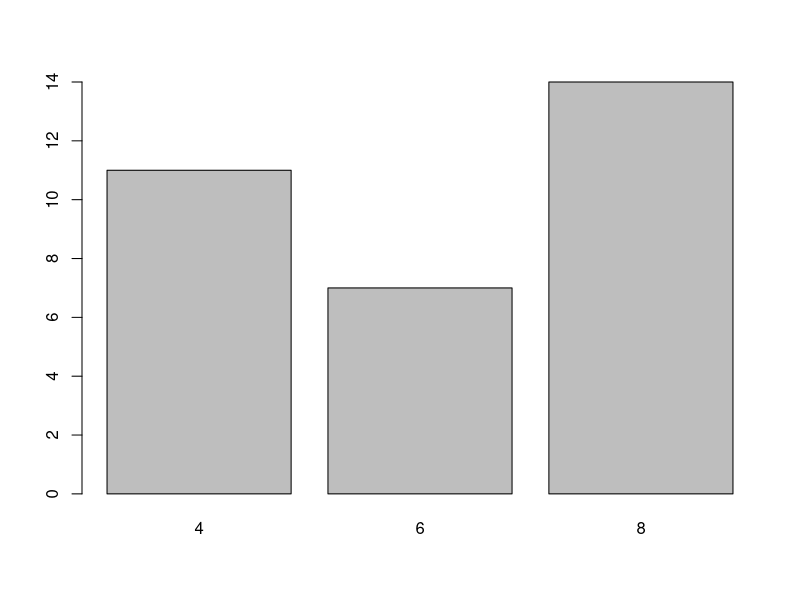
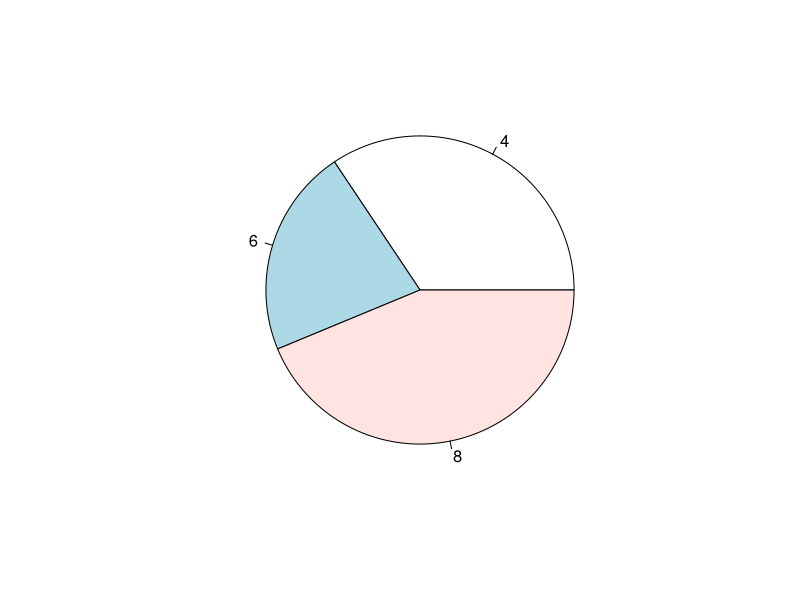
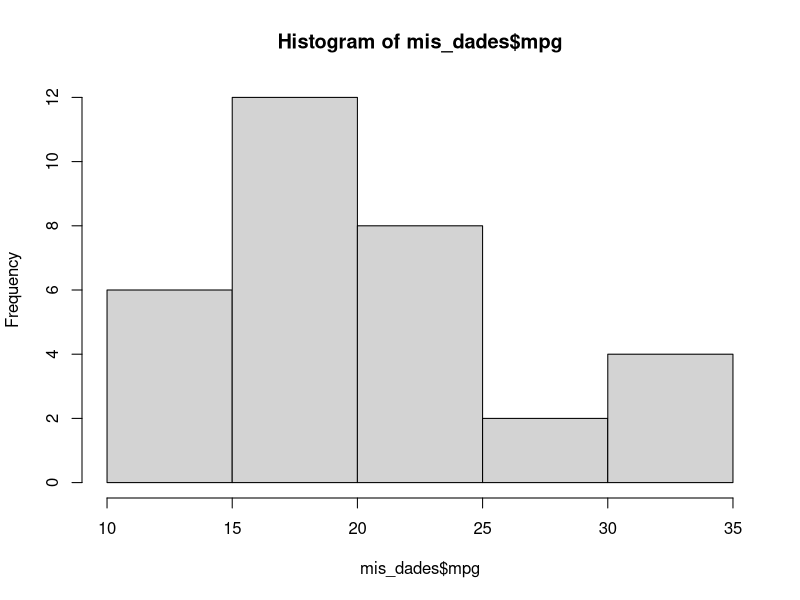

The R source for these figures, in order:
#Codigo para problema 2

#tabla de frecuencias
mis_dades <- mtcars
mis_dades$cyl

#frecuencia absoluta
ni<- table(mis_dades$cyl)
barplot(ni)
fi<- ni/length(mis_dades$cyl)
pie(fi)
Ni<- cumsum(ni)
Ni
#frecuencia relativa acumulada
Fi<- Ni/length(mis_dades$cyl)
Fi

cbind(ni, fi, Ni, Fi)

#tabla de frecuencias para 

x<- mis_dades$mpg
min(x)
max(x)
y<- cut(x,10)
ni<- table(y)
fi<- ni/length(y)
Ni<- cumsum(ni)
Fi<- Ni/length(y)
cbind(ni,fi,Ni,Fi)

hist(mis_dades$mpg)